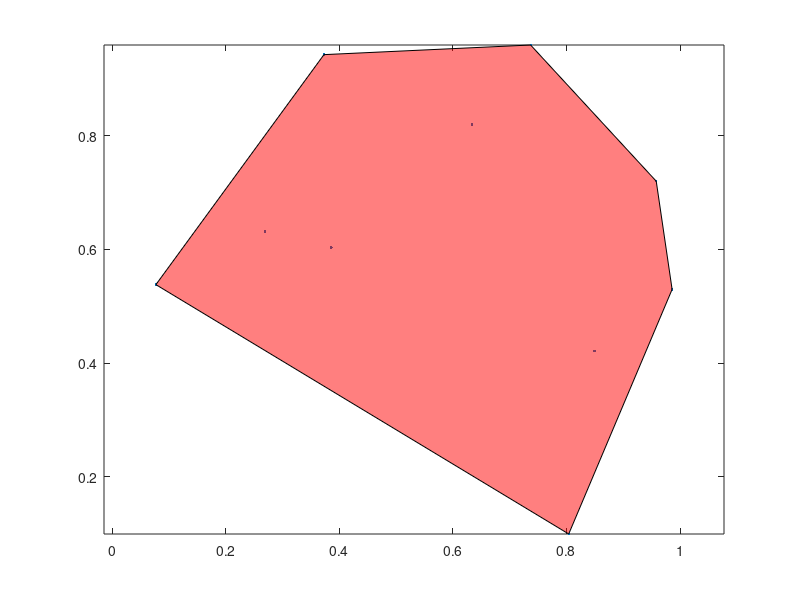

This figure's MATLAB source:

   

    

x1 = rand(1,10);
y1 = rand(1,10);

vi = convhull(x1,y1);
polyarea(x1(vi),y1(vi))

plot(x1,y1,'.')
axis equal
hold on
fill ( x1(vi), y1(vi), 'r','facealpha', 0.5 ); 
hold off

